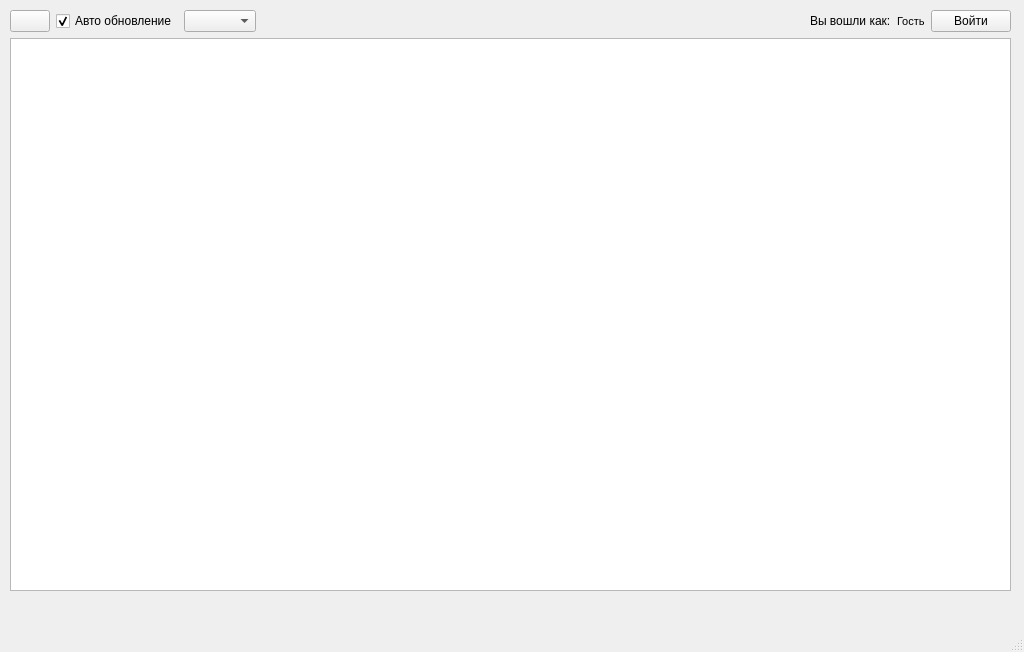
<?xml version="1.0" encoding="UTF-8"?>
<ui version="4.0">
 <class>MainWindow</class>
 <widget class="QMainWindow" name="MainWindow">
  <property name="geometry">
   <rect>
    <x>0</x>
    <y>0</y>
    <width>1024</width>
    <height>652</height>
   </rect>
  </property>
  <property name="windowTitle">
   <string>MainWindow</string>
  </property>
  <property name="autoFillBackground">
   <bool>false</bool>
  </property>
  <widget class="QWidget" name="centralwidget">
   <widget class="QWidget" name="verticalLayoutWidget">
    <property name="geometry">
     <rect>
      <x>10</x>
      <y>10</y>
      <width>1001</width>
      <height>581</height>
     </rect>
    </property>
    <layout class="QVBoxLayout" name="verticalLayout">
     <item>
      <layout class="QHBoxLayout" name="horizontalLayout">
       <item>
        <widget class="QPushButton" name="refreshQuery">
         <property name="toolTip">
          <string>Обновить</string>
         </property>
         <property name="text">
          <string/>
         </property>
        </widget>
       </item>
       <item>
        <widget class="QCheckBox" name="autoRefresh">
         <property name="enabled">
          <bool>true</bool>
         </property>
         <property name="text">
          <string>Авто обновление</string>
         </property>
         <property name="checked">
          <bool>true</bool>
         </property>
        </widget>
       </item>
       <item>
        <widget class="QComboBox" name="statusBox">
         <property name="contextMenuPolicy">
          <enum>Qt::DefaultContextMenu</enum>
         </property>
         <property name="currentText">
          <string/>
         </property>
        </widget>
       </item>
       <item>
        <spacer name="horizontalSpacer">
         <property name="orientation">
          <enum>Qt::Horizontal</enum>
         </property>
         <property name="sizeHint" stdset="0">
          <size>
           <width>40</width>
           <height>20</height>
          </size>
         </property>
        </spacer>
       </item>
       <item>
        <widget class="QLabel" name="login">
         <property name="text">
          <string>Вы вошли как:</string>
         </property>
        </widget>
       </item>
       <item>
        <widget class="QLabel" name="who">
         <property name="font">
          <font>
           <pointsize>8</pointsize>
          </font>
         </property>
         <property name="text">
          <string>Гость</string>
         </property>
        </widget>
       </item>
       <item>
        <widget class="QPushButton" name="authBtn">
         <property name="focusPolicy">
          <enum>Qt::StrongFocus</enum>
         </property>
         <property name="text">
          <string>Войти</string>
         </property>
        </widget>
       </item>
      </layout>
     </item>
     <item>
      <widget class="QTableView" name="mainTable">
       <property name="verticalScrollBarPolicy">
        <enum>Qt::ScrollBarAsNeeded</enum>
       </property>
       <property name="horizontalScrollBarPolicy">
        <enum>Qt::ScrollBarAsNeeded</enum>
       </property>
       <property name="sizeAdjustPolicy">
        <enum>QAbstractScrollArea::AdjustToContentsOnFirstShow</enum>
       </property>
       <property name="autoScrollMargin">
        <number>16</number>
       </property>
       <property name="selectionMode">
        <enum>QAbstractItemView::SingleSelection</enum>
       </property>
      </widget>
     </item>
    </layout>
   </widget>
  </widget>
  <widget class="QMenuBar" name="menubar">
   <property name="geometry">
    <rect>
     <x>0</x>
     <y>0</y>
     <width>1024</width>
     <height>21</height>
    </rect>
   </property>
  </widget>
  <widget class="QStatusBar" name="statusbar"/>
 </widget>
 <resources/>
 <connections/>
</ui>
